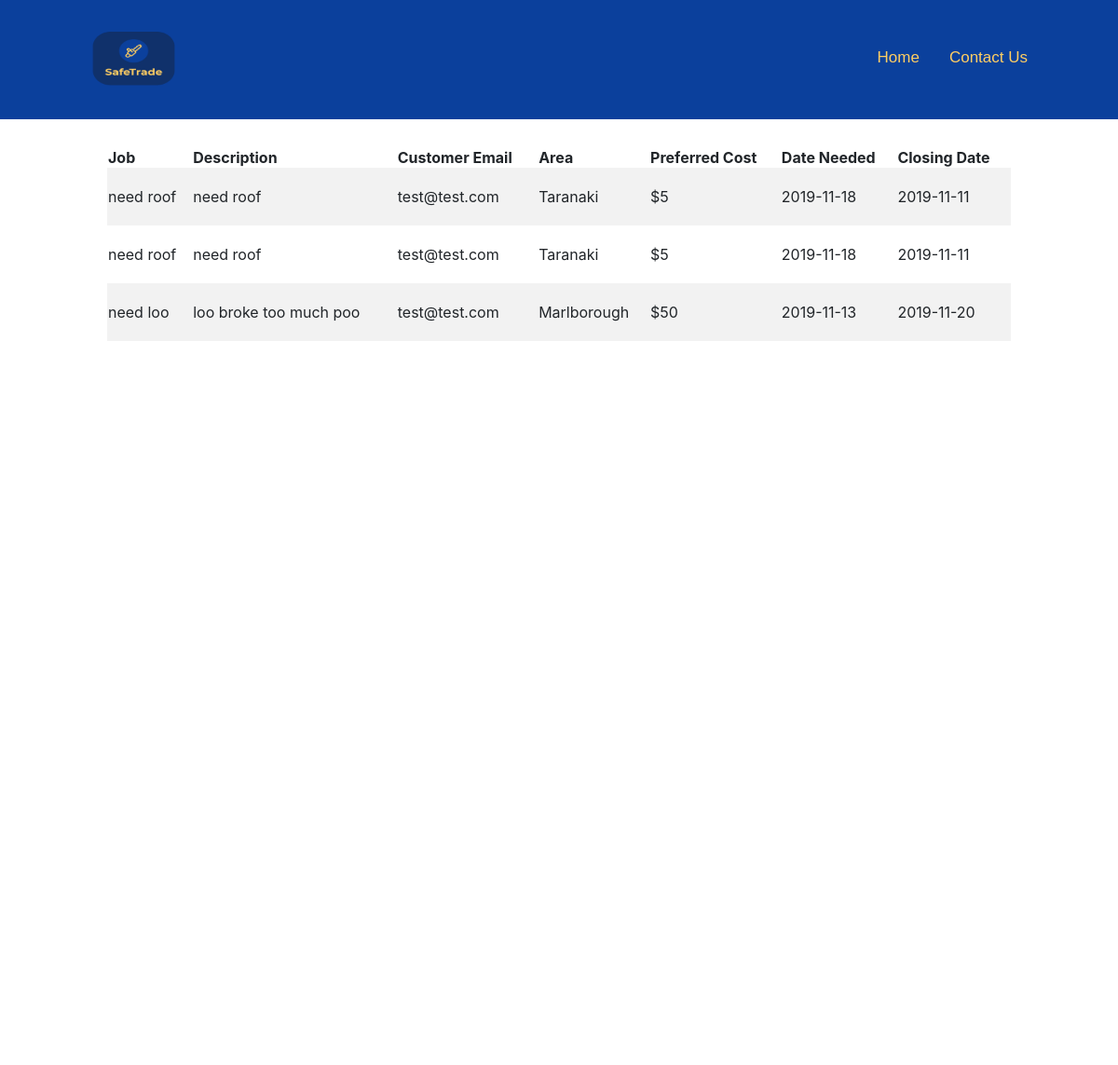
Screenshot of /main.php with the database file from the repository.
### tables this page shows
CREATE TABLE `job` (
  `job_id` int(11) NOT NULL,
  `job_name` varchar(30) NOT NULL,
  `job_desc` varchar(255) NOT NULL,
  `cust_email` varchar(255) NOT NULL,
  `trade_name` varchar(30) NOT NULL,
  `area` varchar(30) NOT NULL,
  `preferred_cost` int(11) NOT NULL,
  `date_needed` date NOT NULL,
  `offer_end_date` date NOT NULL
);

### main.php (the view, shortened to what this page needs)
<?php include("header.php");
?>
<html>
<head>
<link rel="stylesheet" href="style.css">
</head>
<body>
<?php
echo "<div class=\"mainContent\">";
$sql_query = "SELECT job_name,job_desc,cust_email,trade_name,area,preferred_cost,date_needed,offer_end_date FROM job";
$results = $mysqli->query($sql_query);
if ($results != null) {
    Echo "<div>";
        echo "<table class=\"job_display\">";
        echo "<tr>";
        echo "<th>Job</th>";
        echo "<th>Description</th>";
        echo "<th>Customer Email</th>";
        echo "<th>Area</th>";
        echo "<th>Preferred Cost</th>";
        echo "<th>Date Needed</th>";
        echo "<th>Closing Date</th>";
        echo "</tr>";
    while($row = mysqli_fetch_assoc($results)) {
        echo "<tr>";
        echo "<td>" . $row["job_name"]. "</td>";
        echo "<td>";
        echo "<br>" . $row["job_desc"]. "<br><br>";
        echo "</td>";
        echo "<td>";
        echo "<br>" . $row["cust_email"]. "<br><br>";
        echo "</td>";
        echo "<td>";
        echo "<br>" . $row["area"]. "<br><br>";
        echo "</td>";
        echo "<td>";
        echo "<br>$" . $row["preferred_cost"]. "<br><br>";
        echo "</td>";
        echo "<td>";
        echo "<br>" . $row["date_needed"]. "<br><br>";
        echo "</td>";
        echo "<td>";
        echo "<br>" . $row["offer_end_date"]. "<br><br>";
        echo "</td>";
        echo "</tr>";
    Echo "</div>";
    }
}
?>
</body>
</html>

### nav.php (shortened to what this page needs)
<div class ="topnav" id="navbarNav">
<div class ="mainbar" id="barMain">
<div class ="logo" id="logoHome">
<a href="main.php"><img src="Assets/logo.png" alt="Logo Home-Page link" height="100" width="125"></a>
</div>
<div class ="navbar" id="barNav">
<ul>
<li><a href="main.php">Home</a></li>
<li><a href="ContactUs.php">Contact Us</a></li>
</ul>
</div>
</div>
</div>

### header.php (shortened to what this page needs)
<?php
include("nav.php");
?>
<!doctype html>
<html lang="en">
<head>
<link rel="stylesheet" href="https://stackpath.bootstrapcdn.com/bootstrap/4.3.1/css/bootstrap.min.css">
<link rel="stylesheet" href="style.css">
<link rel="stylesheet" href="//code.jquery.com/ui/1.12.1/themes/base/jquery-ui.css">
  <link rel="stylesheet" href="/resources/demos/style.css">
</head>

### style.css (style rules this page uses)
* { box-sizing: border-box; }
.topnav { overflow: hidden; background-color: #0b409c; }
.mainbar { width: 1100px; margin: auto; padding: 0 15px; position: relative; }
body { background-color: #ffffff; }
.mainContent { margin: auto; width: 1000px; height: 1000px; padding: 15px; margin-top: 15px; border-radius: 5px; position: relative; background-color: white; }
.navbar { float: right; padding-top: 35px; }
.topnav li { display: inline; overflow: hidden; color: #ffce63; }
.topnav a { float: left; display: block; color: #ffce63; text-align: center; padding: 14px 16px; text-decoration: none; font-size: 17px; font-family: Arial, Helvetica, sans-serif; }
.job_display { border-collapse: collapse; padding: 15px; text-align: left; width: 100%; }
.job_display tr:nth-child(even) { background-color: #f2f2f2; }

### rows the page displays
job: job_name "need roof", job_desc "need roof", cust_email "test@test.com", area "Taranaki", preferred_cost "5", date_needed "2019-11-18", offer_end_date "2019-11-11"
job: job_name "need roof", job_desc "need roof", cust_email "test@test.com", area "Taranaki", preferred_cost "5", date_needed "2019-11-18", offer_end_date "2019-11-11"
job: job_name "need loo", job_desc "loo broke too much poo", cust_email "test@test.com", area "Marlborough", preferred_cost "50", date_needed "2019-11-13", offer_end_date "2019-11-20"
